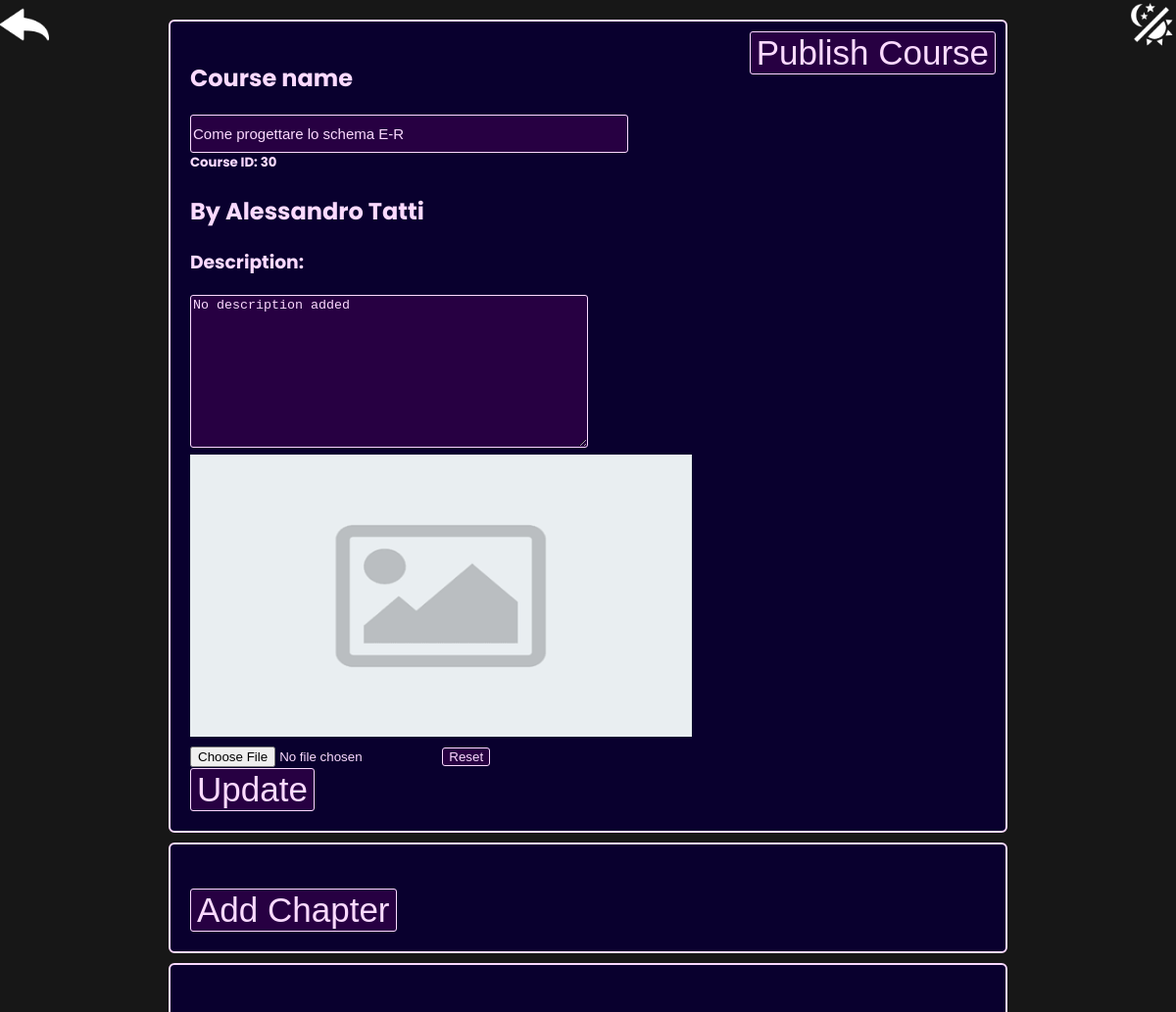
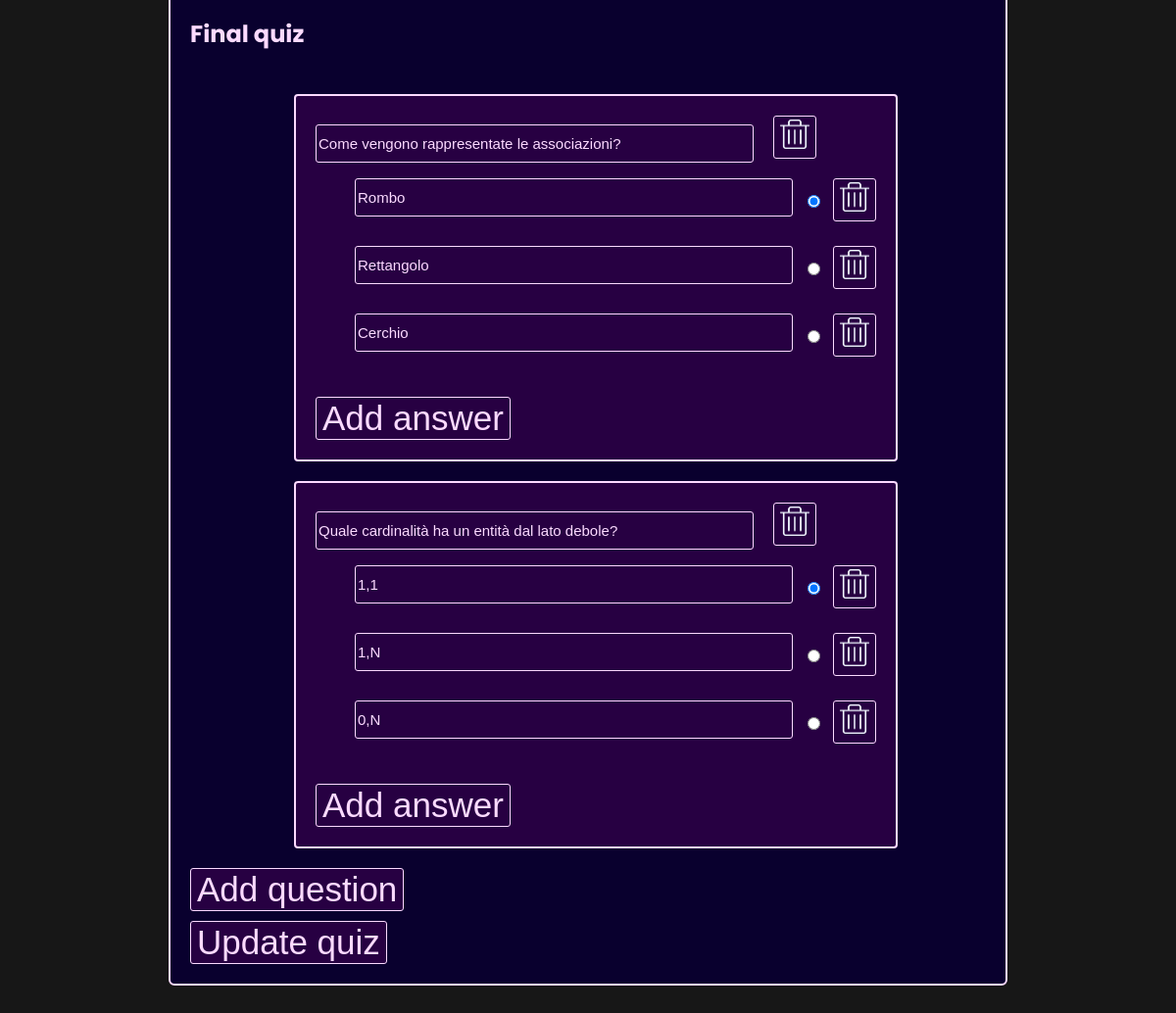
The page /Skillful_PHP/Skillful/editCourse.php?courseId=30 (signed in) on the database its author committed (2 pictures, top to bottom).
### tables this page shows
CREATE TABLE `courses` (
  `id` int(11) NOT NULL,
  `name` varchar(50) NOT NULL,
  `creation_date` datetime NOT NULL,
  `description` blob DEFAULT NULL,
  `verified` tinyint(4) NOT NULL DEFAULT 0,
  `folder` blob NOT NULL,
  `category` int(11) DEFAULT NULL,
  `user_created` int(11) NOT NULL,
  `state` tinyint(4) NOT NULL DEFAULT 0
);

CREATE TABLE `users` (
  `id` int(11) NOT NULL,
  `username` varchar(40) NOT NULL,
  `email` blob NOT NULL,
  `password` varchar(255) NOT NULL,
  `pfp` varchar(255) NOT NULL DEFAULT 'assets/defaults/defaultPFP.png',
  `bio` varchar(255) DEFAULT 'User does not have a biography',
  `role` int(11) NOT NULL DEFAULT 0
);

CREATE TABLE `questions` (
  `id` int(11) NOT NULL,
  `question` blob NOT NULL DEFAULT 'question',
  `id_course` int(11) DEFAULT NULL
);

CREATE TABLE `answers` (
  `id` int(11) NOT NULL,
  `answer` blob NOT NULL DEFAULT 'answer',
  `correct` varchar(3) NOT NULL DEFAULT '0',
  `id_question` int(11) NOT NULL
);

### Skillful_PHP/Skillful/editCourse.php (the view, shortened to what this page needs)
<!DOCTYPE html>
<html lang="en">
<head>
    <link rel="stylesheet" type="text/css" href="styles/style.css">
    <link rel="stylesheet" type="text/css" href="styles/styleCourseViewer.css">
    <link rel="stylesheet" type="text/css" href="styles/styleCourseEditor.css">
</head>
<body>
    <?php
        include "db_connection.php";
        if (!isset($_SESSION['user_id'])) {
            header('Location: login.php');
        } else {
            $admin = false;
            $user_id = $_SESSION['user_id'];
            $getUsername = "SELECT * FROM users WHERE id = $user_id";
            $result = mysqli_query($connection, $getUsername);
            if($result){
                if(mysqli_num_rows($result) > 0){
                    $row = mysqli_fetch_assoc($result);
                    if($row['role'] == 1){
                        $admin = true;
                    } else {
                        $admin = 0;
                    }
                } else {
                    header('Location: login.php');
                }
            }
        }
        if($_SERVER['REQUEST_METHOD'] == 'GET'){
            if(isset($_GET['courseId'])){
                $requestedId = $_GET['courseId'];
                $sqlCode = "SELECT *, courses.id AS course_id, users.id AS user_id FROM courses INNER JOIN users ON user_created = users.id WHERE courses.id = $requestedId";
                $result = mysqli_query($connection, $sqlCode);
                if($result){
                    if(mysqli_num_rows($result) > 0){
                        $row = mysqli_fetch_assoc($result);
                        $user_created = $row['user_created'];
                        $folder = $row['folder'];
                        $name = $row['name'];
                        $desc = $row['description'];
                        $username = $row['username'];
                        $state = $row['state'];
                        if($user_id == $user_created){
                            $myCourse = true;
                        } else {
                            $myCourse = false;
                        }
                    }
                }
            } else {
                header('Location: home.php');
            }
        }
    ?>
    <?php
    if($admin || $myCourse){
    ?>
    <a href='viewCourse.php?courseId=<?php echo $requestedId ?>' id="backButton"><img class="img" src="assets/icons/backButton/backButton0.png" width="50px" height="50px"></a>
    <img class="img cursorPointer" id="themeButton" src="assets/icons/themeButton/themeButton0.png" width="50px" height="50px">
    <div id="mainContainer">
        <div id="mainInfo" class='box'>
            <?php
                echo "<form action='updateCourse.php' method='POST' id='verification'><input type='hidden' name='courseId' value = ".$requestedId.">";
                if($state == 0){
                    echo "<button type='submit' name='publish'>Publish Course</button>";
                } else {
                    echo "<button type='submit' name='private'>Set course as private</button>";
                }
                echo "<br>";
                echo "</form>";
            ?>
            <form method="POST" action="updateCourse.php" enctype="multipart/form-data">
                <h2>Course name</h2>
                <?php echo "<input type='text' class='input' name='courseName' value='".$name."'>";
                echo '<h5 style="margin-top: 0">Course ID: '.$requestedId.'</h5><h2>By '.$username.'</h2><h3>Description:</h3>';
                echo "<textarea name='description'>".$desc."</textarea><br>" ?>
                <?php
                    echo '<img id="preview" src="'.$folder.'thumbnail.png" width="512px" height="288px"><br>';
                ?>
                <input id="thumbnailInput" type="file" name="thumbnail" accept="image/*">
                <input class="button" type="button" value="Reset" id="reset">
                <br><button type="submit" name="mainInfo">Update</button>
            </form>
        </div>
        <div id="chaptersEditor" class="box">
            <div id="chapters">
            <?php
            $chaptersName = 'chapter*';
            $matches = glob($folder.$chaptersName, GLOB_ONLYDIR);
            $nChapters = count($matches);
            for($i = 1; $i <= $nChapters; $i++){
                $currentChapterFolder = $folder.'chapter'.$i.'/';
                echo "<div class='chapter' id='chapter".$i."'><h2>Chapter ".$i."</h2><form method='POST' action='updateCourse.php' enctype='multipart/form-data'><input type='hidden' name='folder' value='".$currentChapterFolder."'>";
                $pptxFile = $currentChapterFolder.'presentation.pptx';
                $nameFilePath = $currentChapterFolder.'name.txt';
                echo "<input type='text' class='input' name='chapterName' placeholder='Chapter Name'";
                if(file_exists($nameFilePath)){
                    echo " value='".file_get_contents($nameFilePath)."'";
                }
                echo "><br><input type='file' class='fileInput' name='presentation' accept='.pptx,application/vnd.openxmlformats-officedocument.presentationml.presentation'>";
                if(file_exists($pptxFile)){
                    echo '<br><a href="'.$pptxFile.'" download="chapter'.$i.'">Download current presentation</a>';
                }
                echo "<br><button type='submit' name='updatingCourse'>Update</button></form>";
                if($i == $nChapters){
                    echo "<br><form action='updateCourse.php' method='POST'><input type='hidden' name='chapterNumber' value = ".$i."><input type='hidden' name='folder' value='".$folder."'><button type='submit' name='removeChapter'>Remove Chapter</button></form>";
                }
                echo "</div>";
            }
            echo "</div><br><form action='updateCourse.php' method='POST'><input type='hidden' name='chapterNumber' value = ".$i."><input type='hidden' name='folder' value='".$folder."'><button type='submit' name='addChapter'>Add Chapter</button></form>";
            ?>
        </div>
        <div id="finalQuizEditor" class="box">
        <?php
            echo "<br><h2 id='createQuiz'>Final quiz</h2>";
            echo "<br><form action='updateCourse.php' method='POST' cid='finalQuiz'><div id='quizGrid'>";
            $sqlCode = "SELECT * from questions where id_course = ".$requestedId;
            $result = mysqli_query($connection,$sqlCode);
            $i = 0;
            if($result){
                while($row = mysqli_fetch_assoc($result)){
                    echo "<div class='question'><input type='hidden' value='".$row['id']."' name='questionId".$i."'>";
                    echo "<input type='text' class='input' value='".$row['question']."' class='question' name='question".$i."'><button class='deleteButton' type='submit' name='deleteQuestion' value='".$row['id']."'><img class='deleteQuestion img' height='30px' width='30px' src='assets/icons/deleteButton/deleteButton0.png'></button><br>";
                    $sqlCode = "SELECT * from answers where id_question = ".$row['id'];
                    $result2 = mysqli_query($connection, $sqlCode);
                    $j = 0;
                    if($result2){
                        $nAnswers = mysqli_num_rows($result2);
                        echo "<input type='hidden' value='".$nAnswers."' name='nAnswersForQuestion".$i."'><ul>";
                        while($rowA = mysqli_fetch_assoc($result2)){
                            echo "<li><input type='text' class='input' value='".$rowA['answer']."' class='answer' name='answer".$j."question".$i."'>";
                            echo "<input type='radio' value='".$j."' name='rightAnswerForQuestion".$i."'";
                            if($rowA['correct'] == 1){
                                echo " checked";
                            }
                            echo "><button class='deleteButton' type='submit' name='deleteAnswer' value='".$rowA['id']."'><img class='deleteAnswer img' height='30px' width='30px' src='assets/icons/deleteButton/deleteButton0.png'></button></li><br>";
                            $j++;
                        }
                    }
                    echo "</ul><button type='submit' name='addAnswer' value='".$row['id']."'>Add answer</button></div>";
                    $i++;
                }
            }
            echo "</div><button type='submit' name='addQuestion' value='".$requestedId."'>Add question</button><br>";
            echo "<button type='submit' name='updateQuiz' style='margin-top: 10px'>Update quiz</button>";
            echo "</form>";
            ?>
        </div>
    </div>
    <?php
    }
    ?>
</body>

### Skillful_PHP/Skillful/styles/style.css (style rules this page uses)
:root { --primary: #171717; --textcolor: #f0f8ff; --windowbg: #09002e; --boxbg: #270042; }
body { font-family: 'Poppins', sans-serif; color: var(--textcolor); background-color: var(--primary); margin: 0; overflow-x: hidden; }

### Skillful_PHP/Skillful/styles/styleCourseViewer.css (style rules this page uses)
body { padding: 20px; }
.box { position: relative; border: 2px solid var(--textcolor); border-radius: 6px; width: 70%; padding: 20px; margin-left: 50%; transform: translateX(-50%); background-color: var(--windowbg); margin-bottom: 10px; }
a { text-decoration: none; color: var(--textcolor); }
#themeButton { position: absolute; top: 0; right: 0; }
li { display: flex; }

### Skillful_PHP/Skillful/styles/styleCourseEditor.css (style rules this page uses)
.deleteButton { background: none; margin-left: 10px; }
#verification { position: absolute; top: 10px; right: 10px; text-align: right; }
#verification * { margin-bottom: 10px; }
#themeButton { position: absolute; right: 0; top: 0; }
#backButton { position: absolute; left: 0; top: 0; }
.button { background-color: var(--boxbg); border: 1px solid var(--textcolor); color: var(--textcolor); border-radius: 3px; }
textarea { background-color: var(--boxbg); border: 1px solid var(--textcolor); color: var(--textcolor); border-radius: 3px; width: 400px; height: 150px; }
.input { font-size: 15px; height: 35px; width: 441px; background-color: var(--boxbg); border: 1px solid var(--textcolor); color: var(--textcolor); border-radius: 3px; }
button { font-size: 35px; background-color: var(--boxbg); border: 1px solid var(--textcolor); color: var(--textcolor); border-radius: 3px; }
.question { width: fit-content; border: 2px solid var(--textcolor); border-radius: 4px; background-color: var(--boxbg); padding: 20px; }
#quizGrid { position: relative; display: grid; margin-left: 50%; transform: translateX(-50%); width: fit-content; grid-template-columns: repeat(2, 610px); column-gap: 20px; row-gap: 20px; margin-bottom: 20px; }
@media only screen and (max-width: 1790px) { #quizGrid { grid-template-columns: repeat(1, 600px); } }
#finalQuizEditor .input { margin-right: 10px; }

### rows shown on the page
courses: courseName "Come progettare lo schema E-R", user_created.username "Alessandro Tatti", description "No description added", folder (picture)
questions: question "Come vengono rappresentate le associazioni?", $row['id'] 23 (drawn)
answers: answer "Rombo", $rowA['id'] 53 (drawn)
answers: answer "Rettangolo", $rowA['id'] 54 (drawn)
answers: answer "Cerchio", $rowA['id'] 55 (drawn)
questions: question "Quale cardinalità ha un entità dal lato debole?", $row['id'] 24 (drawn)
answers: answer "1,1", correct "☑", $rowA['id'] 56 (drawn)
answers: answer "1,N", $rowA['id'] 57 (drawn)
answers: answer "0,N", $rowA['id'] 58 (drawn)

### other values the page prints
$requestedId "30"
